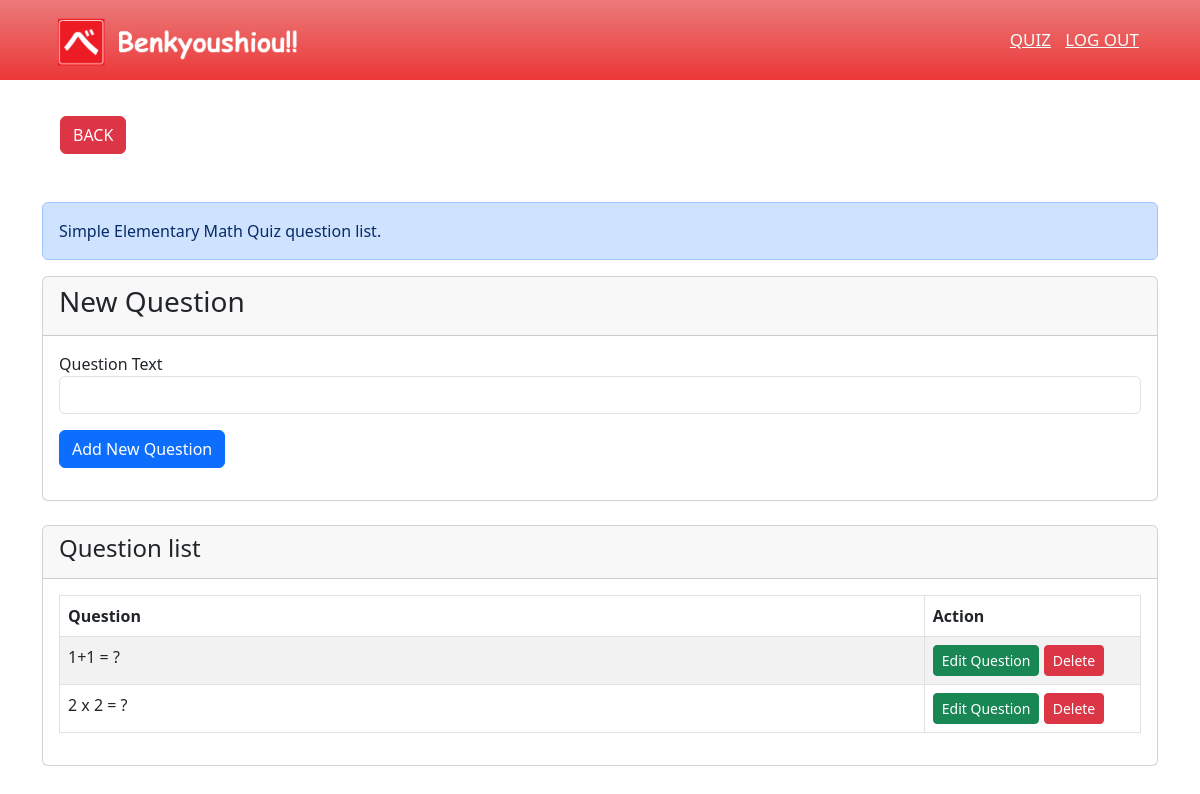
The page /quiz/quiz-question-list.php?id=12 (signed in) on the database its author committed.
### tables this page shows
CREATE TABLE `quiz` (
  `id` int(11) NOT NULL,
  `title` text NOT NULL
);

CREATE TABLE `quiz_question` (
  `id` int(11) NOT NULL,
  `quiz_id` int(11) NOT NULL,
  `text` text NOT NULL
);

### quiz/quiz-question-list.php (the view, shortened to what this page needs)
<!DOCTYPE html>
<html>
<head>
    <link rel="stylesheet" href="../style/general.css">
    <link rel="stylesheet" href="https://cdnjs.cloudflare.com/ajax/libs/font-awesome/4.7.0/css/font-awesome.min.css">
    <link href="https://cdn.jsdelivr.net/npm/bootstrap@5.3.0-alpha1/dist/css/bootstrap.min.css" rel="stylesheet">
</head>
<body>
    <nav>
        <a href="../index.php"><img class="logo" src="../picture/logo.png" alt="image is not available"></a>
        <ul class="menubtn">
            <li><a class="navbtn" href="quiz-management.html">Quiz</a></li>
            <li><a class="navbtn" href="?logout">Log Out</a></li>
        </ul>
    </nav>
    <div class="page-title">
        <a href="quiz-management.php" class="btn btn-danger">BACK</a>
    </div>
    <?php
    $conn = connect();
    $qry = $conn->query("SELECT * FROM quiz where id = " . $_GET['id'])->fetch_array();
    ?>
    <div class="container mt-5">
        <div class="col-md-12 alert alert-primary"><?php echo $qry['title'] ?> question list.</div>
        <div class="row">
            <div class="col-md-12">
                <div class="card">
                    <div class="card-header">
                        <h3>New Question</h3>
                    </div>
                    <div class="card-body">
                        <?php
                        if (isset($_GET['id'])) {
                        ?>
                            <form action="" method="POST">
                                <div class="mb-3">
                                    <label>Question Text</label>
                                    <input type="text" name="text" class="form-control">
                                </div>
                                <div class="mb-3">
                                    <button type="add_question" name="add_question" class="btn btn-primary">Add New Question</button>
                                </div>
                            </form>
                        <?php
                        } else {
                            echo "<h4>No Such Id Found</h4>";
                        }
                        ?>
                    </div>
                </div>
            </div>
        </div>
    </div>
    <div class="container mt-4 mb-5">
        <div class="row">
            <div class="col-md-12">
                <div class="card">
                    <div class="card-header">
                        <h4>Question list
                        </h4>
                    </div>
                    <div class="card-body">
                        <table class="table table-bordered table-striped">
                            <colgroup>
                                <col width="80%">
                                <col width="20%">
                            </colgroup>
                            <thead>
                                <tr>
                                    <th>Question</th>
                                    <th>Action</th>
                                </tr>
                            </thead>
                            <tbody>
                                <?php
                                $con = connect();
                                if (isset($_GET['id'])) {
                                    $quiz_id = mysqli_real_escape_string($con, $_GET['id']);
                                    $query = "SELECT * FROM quiz_question WHERE quiz_id = '$quiz_id'";
                                    $query_run = mysqli_query($con, $query);
                                }
                                if (mysqli_num_rows($query_run) > 0) {
                                    foreach ($query_run as $quiz_question) {
                                ?>
                                        <tr>
                                            <td><?= $quiz_question['text']; ?></td>
                                            <td>
                                                <a href="question-edit.php?id=<?= $quiz_question['id']; ?>" class="btn btn-success btn-sm">Edit Question</a>
                                                <form action="" method="POST" class="d-inline">
                                                    <button type="submit" name="delete_question" class="btn btn-danger btn-sm">Delete</button>
                                                </form>
                                            </td>
                                        </tr>
                                <?php
                                    }
                                } else {
                                    echo "<h5> No Record Found </h5>";
                                }
                                ?>
                            </tbody>
                        </table>
                    </div>
                </div>
            </div>
        </div>
    </div>
</body>
</html>

### style/general.css (style rules this page uses)
:root { --bs-body-font-family: 'Comic sans MS'; }
* { padding: 0; margin: 0; text-decoration: none; list-style: none; box-sizing: border-box; }
body { font-family: Comic sans MS; background: #fce5cd7c; }
nav { background-image: linear-gradient(#eb7a7a,#ec3737); height: 80px; width: 100%; }
img.logo { height: 80px; padding-left: 3%; }
nav ul { float: right; margin-right: 20px; padding-right: 3%; }
nav ul li { display: inline-block; line-height: 80px; margin: 0 5px; }
nav ul li a { color: azure; font-size: 17px; text-transform: uppercase; }
.page-title { padding-top: 3%; padding-left: 5%; }

### rows shown on the page
quiz: title "Simple Elementary Math Quiz"
quiz_question: text "1+1 = ?"
quiz_question: text "2 x 2 = ?"
